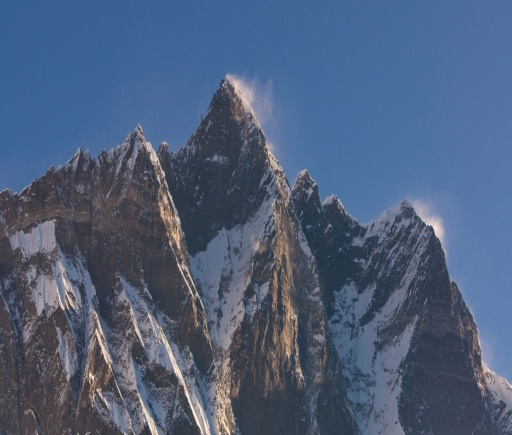
#> input picture Lab 2/Solutions/image1.jpg, 512 x 435 px
$ python compute_sift.py
#> lines starting #> are read from the running program, lines starting #| are printed output that depends on the picture
# Sample solution code for computing SIFT feature pre-lab task

import cv2

class SiftDetector():
    def __init__(self, norm="L2", params=None):
        self.detector=self.get_detector(params)
        self.norm=norm

    def get_detector(self, params):
        if params is None:
            params={}
            params["n_features"]=0
            params["n_octave_layers"]=3
            params["contrast_threshold"]=0.03
            params["edge_threshold"]=10
            params["sigma"]=1.6

        detector = cv2.xfeatures2d.SIFT_create(
                nfeatures=params["n_features"],
                nOctaveLayers=params["n_octave_layers"],
                contrastThreshold=params["contrast_threshold"],
                edgeThreshold=params["edge_threshold"],
                sigma=params["sigma"])

        return detector


if __name__ == '__main__':
    # TASK 1

    # 1. Read image
    image = cv2.imread("image1.jpg")
#> image is the input picture: shape (435, 512, 3); mean B, G, R 122.5, 94.9, 77.2
    cv2.imshow("Colour picture", image)

    # 2. Convert image to grayscale
    gray = cv2.cvtColor(image, cv2.COLOR_BGR2GRAY)
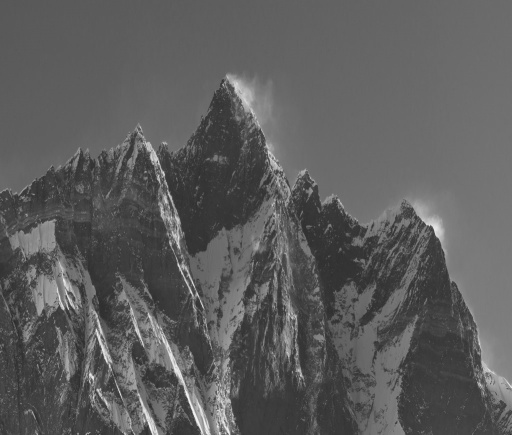
#> gray: shape (435, 512); min 39, max 245, mean 92.8

    # 3. Initialize SIFT detector
    sift = SiftDetector()

    # 4. Detect SIFT features
    kp = sift.detector.detect(gray, None)
#> kp = 1337 keypoints; strongest (x, y, size): (187, 395, 2.8), (63, 308, 2.2), (177, 371, 5.2), (154, 158, 6.4)

    # 5. Visualize detected features
    kp_gray = cv2.drawKeypoints(image, kp, gray)
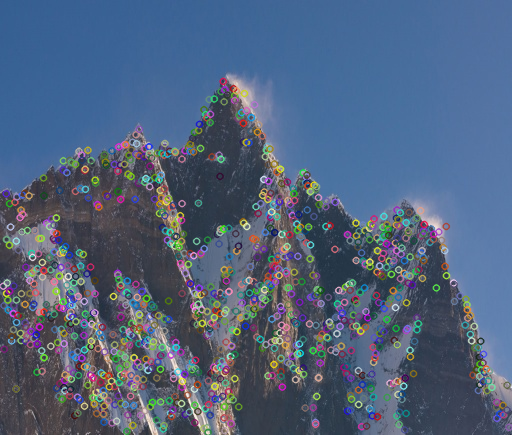
#> kp_gray: shape (435, 512, 3); mean B, G, R 124.5, 98.4, 81.1

    # Print number of SIFT features detected
    print("Number of SIFT features (default settings): ", len(kp))
#| Number of SIFT features (default settings):  1337

    cv2.imshow("Keypoints image", kp_gray)
    cv2.imwrite('Keypoints image.jpg', kp_gray)
    cv2.waitKey(0)

$ run again, with Lab 2/Solutions/image2.jpg copied over Lab 2/Solutions/image1.jpg
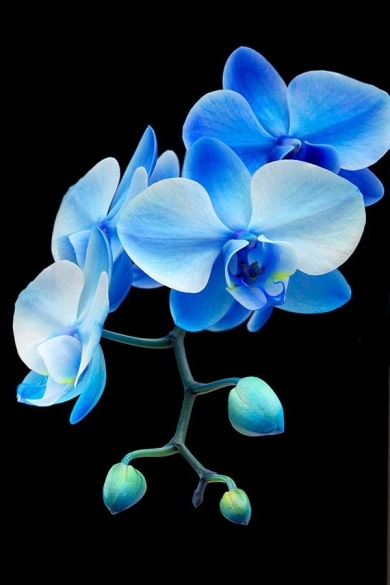
#> input picture Lab 2/Solutions/image2.jpg, 390 x 585 px
#> image is the input picture: shape (585, 390, 3); mean B, G, R 76.9, 57.8, 33.8
#> `gray = cv2.cvtColor(image, cv2.COLOR_BGR2GRAY)`:
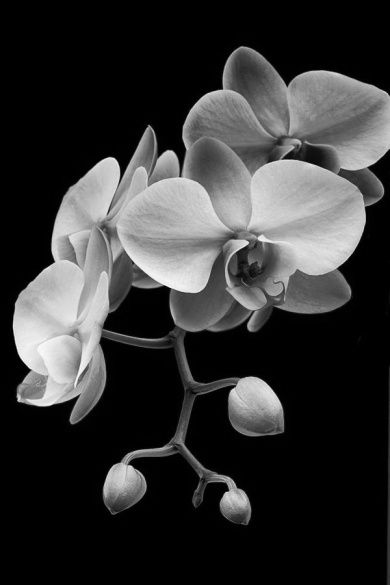
#> gray: shape (585, 390); min 0, max 250, mean 52.8
#> kp = 438 keypoints; strongest (x, y, size): (254, 399, 32.7), (122, 480, 25), (109, 165, 12.1), (19, 399, 3.9)
#> `kp_gray = cv2.drawKeypoints(image, kp, gray)`:
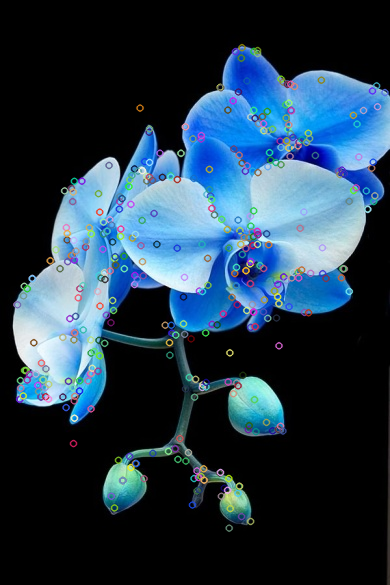
#> kp_gray: shape (585, 390, 3); mean B, G, R 75.3, 58, 36.2
#| Number of SIFT features (default settings):  438
